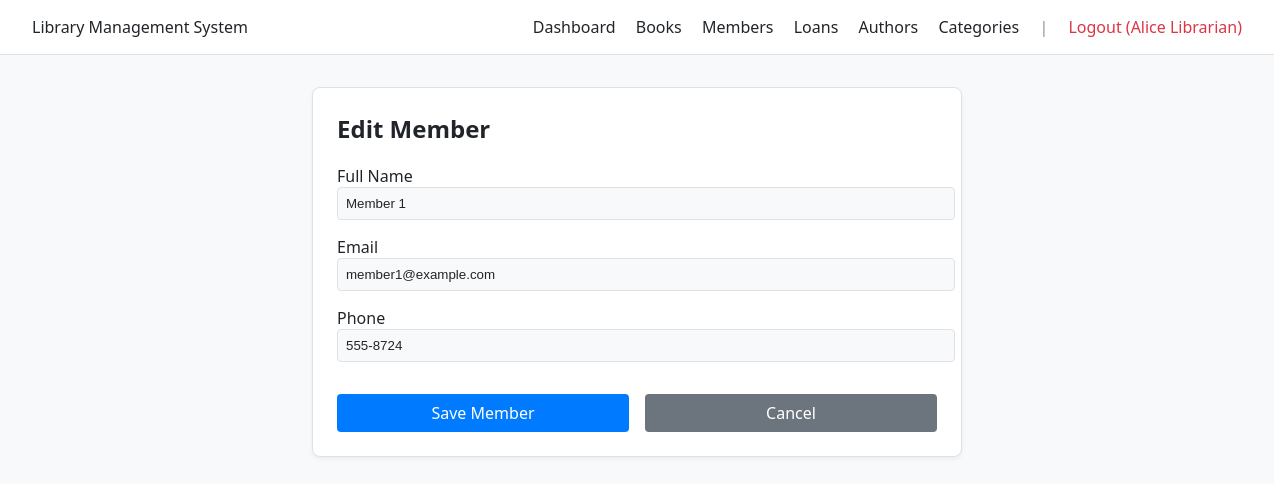
Page /members/edit/f6f9a9de (signed in) on the committed database.
### py/models.py (models this page shows)
class Member(db.Model):
    __tablename__ = 'members'
    member_id = db.Column(db.String(8), primary_key=True, default=generate_id)
    member_name = db.Column(db.String(100), nullable=False)
    email = db.Column(db.String(100))
    phone = db.Column(db.String(20))
    loans = db.relationship('Loan', backref='member', lazy=True)

### py/routes.py (the view, shortened to what this page needs)
@main.route('/members/edit/<id>', methods=['GET', 'POST'])
@login_required
def edit_member(id):
    member = Member.query.get_or_404(id)
    return render_template('edit_member.html', member=member)

### py/routes.py (called while the page is built)
def login_required(f):
    @wraps(f)
    def decorated_function(*args, **kwargs):
        if 'staff_id' not in session:
            flash("Please log in first.")
            return redirect(url_for('main.login'))
        return f(*args, **kwargs)
    return decorated_function

### templates/edit_member.html (shortened to what this page needs)
{% extends "base.html" %}
{% block content %}
<div class="card" style="max-width: 600px; margin: 0 auto;">
    <h2>{{ "Edit" if member else "Add New" }} Member</h2>
    <form method="POST">
        <div style="margin-bottom: 1rem;">
            <label style="display: block;">Full Name</label>
            <input type="text" name="member_name" value="{{ member.member_name if member else '' }}" required
                style="width: 100%; padding: 0.5rem; border: 1px solid var(--border); border-radius: 4px; background: var(--bg); color: var(--fg);">
        </div>
        <div style="margin-bottom: 1rem;">
            <label style="display: block;">Email</label>
            <input type="email" name="email" value="{{ member.email if member else '' }}" required
                style="width: 100%; padding: 0.5rem; border: 1px solid var(--border); border-radius: 4px; background: var(--bg); color: var(--fg);">
        </div>
        <div style="margin-bottom: 1rem;">
            <label style="display: block;">Phone</label>
            <input type="text" name="phone" value="{{ member.phone if member else '' }}"
                style="width: 100%; padding: 0.5rem; border: 1px solid var(--border); border-radius: 4px; background: var(--bg); color: var(--fg);">
        </div>
        <div style="display: flex; gap: 1rem; margin-top: 2rem;">
            <button type="submit" class="btn" style="flex: 1;">Save Member</button>
            <a href="/members" class="btn"
                style="background: #6c757d; text-align: center; text-decoration: none; flex: 1;">Cancel</a>
        </div>
    </form>
</div>
{% endblock %}

### Commons/base.css (style rules this page uses)
:root { --bg: #f8f9fa; --fg: #212529; --accent: #007bff; --card: #ffffff; --border: #dee2e6; --alert-bg: #e2e3e5; --alert-fg: #383d41; }
body { font-family: system-ui, -apple-system, sans-serif; background: var(--bg); color: var(--fg); margin: 0; display: flex; flex-direction: column; min-height: 100vh; }
.card { background: var(--card); padding: 1.5rem; border-radius: 8px; border: 1px solid var(--border); box-shadow: 0 2px 4px rgba(0, 0, 0, 0.05); }
h1, h2 { margin-top: 0; }
button, .btn { background: var(--accent); color: white; border: none; padding: 0.5rem 1rem; border-radius: 4px; cursor: pointer; font: inherit; }

### rows in the picture
Member: member_name "Member 1", email "member1@example.com", phone "555-8724"

### other values in the picture
{{ session.get('staff_name') }} "Alice Librarian"
{{ "Edit" if member else "Add New" }} "Edit"
